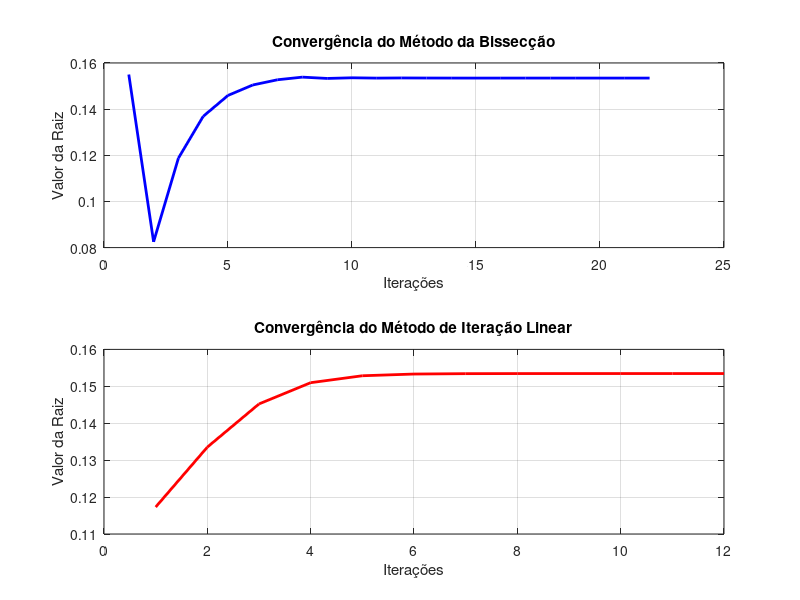

Write the MATLAB code that produced this figure.
function lista5Questao1()
    P = 35000; % Valor de P
    A = 8500;  % Valor de A
    n = 7;     % Número de períodos

    f = @(i) (P * ((i * (1 + i).^n) / ((1 + i).^n - 1)) - A);

    % Definir limites e tolerância
    a = 0.01; % Limite inferior
    b = 0.3;  % Limite superior
    Es = 5e-5; % Tolerância

    % Executar o método da bissecção
    fprintf("Método da Bissecção:\n");
    [rootBisseccao, itBisseccao, valoresBisseccao] = metodoBisseccao(f, a, b, Es);

    % Verifica se o método da bissecção retornou valores válidos
    if isempty(rootBisseccao) || isempty(itBisseccao)
        disp("Erro no método da bissecção.");
        return;
    end

    % Executar o método de iteração linear
    fprintf("\nMétodo de Iteração Linear:\n");
    [rootIteracaoLinear, itIteracaoLinear, valoresIteracaoLinear] = metodoIteracaoLinear(f, P, A, n, Es);

    % Verifica se o método de iteração linear retornou valores válidos
    if isempty(rootIteracaoLinear) || isempty(itIteracaoLinear)
        disp("Erro no método de iteração linear.");
        return;
    end

    % Criar tabela comparativa
    criar_tabela(itBisseccao, rootBisseccao, itIteracaoLinear, rootIteracaoLinear);

    % Criar gráficos de convergência
    criar_graficos(itBisseccao, valoresBisseccao, itIteracaoLinear, valoresIteracaoLinear);
endfunction

function [r, it, valores] = metodoBisseccao(f, a, b, Es)
    Ea = Inf; % Erro absoluto inicial
    r = [];  % Inicializa como vazio para evitar erros
    it = 0;   % Contador de iterações
    n = 30;   % Número máximo de iterações
    valores = []; % Armazena os valores de r

    if (f(a) * f(b) > 0)
        disp("Erro: não há mudança de sinal!");
        return;
    end

    while (it < n)
        rPrevio = r;
        r = (a + b) / 2; % Cálculo do ponto médio
        valores = [valores; r]; % Armazena o valor atual

        if it > 0
            Ea = calcularErroEstimativa(r, rPrevio);
        end

        fprintf('Iteração %d: a = %f, b = %f, r = %f, f(r) = %f, Aproximado = %f\n', ...
                it + 1, a, b, r, f(r), Ea);

        if (Ea <= Es)
            fprintf("Raiz encontrada: %f\n", r);
            break;
        end

        it = it + 1;

        if (f(a) * f(r) < 0)
            b = r; % Atualiza o limite superior
        else
            a = r; % Atualiza o limite inferior
        end
    endwhile

    if it >= n
        fprintf("Método falhou em %d iterações\n", it);
    end

    % Adicione uma verificação se 'r' é vazio
    if isempty(r)
        r = NaN; % Atribuir NaN para indicar que não foi encontrada raiz
    end
endfunction

function [r, it, valores] = metodoIteracaoLinear(f, P, A, n, Es)
    Ea = Inf;  % Erro absoluto inicial
    it = 0;    % Contador de iterações
    nIter = 20; % Número máximo de iterações
    xr = 0.1;  % Aproximação inicial
    valores = []; % Armazena os valores de xr

    g = @(i) i - f(i) / (P * (1 + i)^n / (((1 + i)^n - 1)^2)); % Estimativa de derivada

    while (it < nIter)
        xrPrevio = xr; % Armazena o valor anterior de xr
        xr = g(xrPrevio); % Cálculo da nova aproximação
        it = it + 1; % Incrementa o contador de iterações

        % Cálculo do erro
        if (xrPrevio != 0)
            Ea = calcularErroEstimativa(xr, xrPrevio);
        end

        valores = [valores; xr]; % Armazena o valor atual

        fprintf('Iteração %d: xr = %f, f(xr) = %f, Ea = %f\n', ...
                it, xr, f(xr), Ea);

        % Verificação da convergência
        if (Ea < Es)
            fprintf("Iterações %d: Raiz encontrada: %f\n", it, xr);
            r = xr; % Atribui r como a raiz encontrada
            return; % Encerra a função se a raiz for encontrada
        end
    endwhile

    fprintf("Método falhou em %d iterações\n", it);

    % Adicione uma verificação se 'xr' não foi atualizado
    if it == nIter
        r = NaN; % Atribuir NaN para indicar que não foi encontrada raiz
    end
endfunction

function Ea = calcularErroEstimativa(resultadoAtual, resultadoPrev)
    if resultadoPrev == Inf
        Ea = Inf; % Se o valor anterior for infinito, o erro é infinito
    else
        Ea = abs((resultadoAtual - resultadoPrev) / resultadoAtual) * 100; % Calcula o erro percentual
    end
endfunction

function criar_tabela(itBisseccao, rootBisseccao, itIteracaoLinear, rootIteracaoLinear)
    fprintf("\nTabela Comparativa:\n");
    fprintf("%-20s %-20s %-20s\n", "Método", "Número de Iterações", "Resultado Final");
    fprintf("%-20s %-20d %-20f\n", "Bissecção", itBisseccao, rootBisseccao);
    fprintf("%-20s %-20d %-20f\n", "Iteração Linear", itIteracaoLinear, rootIteracaoLinear);
endfunction

function criar_graficos(itBisseccao, valoresBisseccao, itIteracaoLinear, valoresIteracaoLinear)
    figure;

    % Gráfico para Bissecção
    subplot(2, 1, 1);
    plot(1:length(valoresBisseccao), valoresBisseccao, 'b-', 'LineWidth', 2);
    title('Convergência do Método da Bissecção');
    xlabel('Iterações');
    ylabel('Valor da Raiz');
    grid on;

    % Gráfico para Iteração Linear
    subplot(2, 1, 2);
    plot(1:length(valoresIteracaoLinear), valoresIteracaoLinear, 'r-', 'LineWidth', 2);
    title('Convergência do Método de Iteração Linear');
    xlabel('Iterações');
    ylabel('Valor da Raiz');
    grid on;

    % Salvar gráficos
    saveas(gcf, 'convergencia_metodos_bisseccao_iteracao_linear.png');
endfunction

% Chama a função principal
lista5Questao1();

